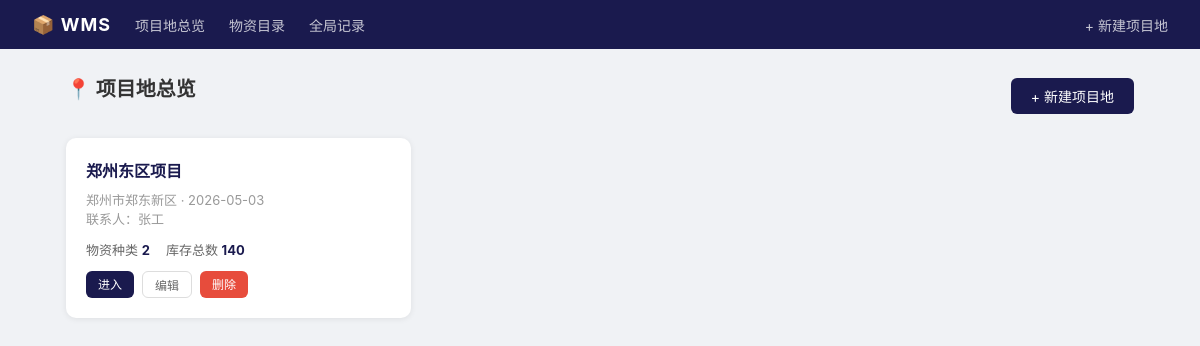
Before: / with the older database file.
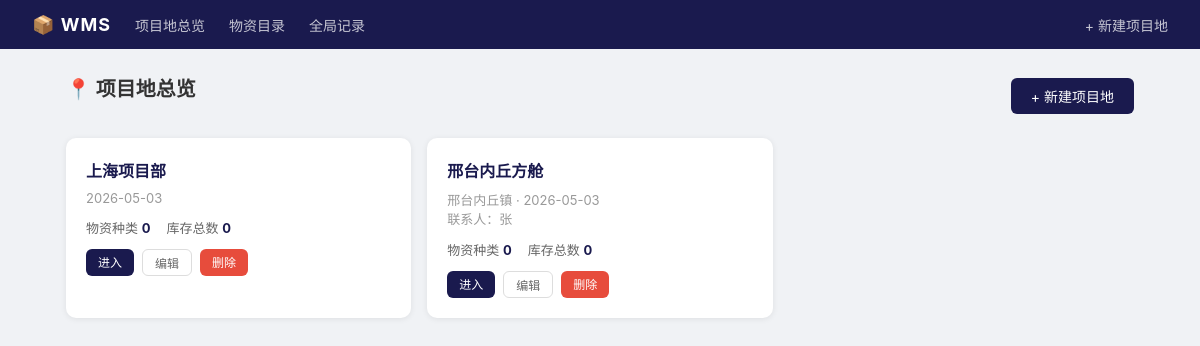
After: the same page with the newer database file.
### tables this page shows
CREATE TABLE sites (
            id INTEGER PRIMARY KEY AUTOINCREMENT,
            name TEXT UNIQUE NOT NULL,
            location TEXT DEFAULT '',
            contact TEXT DEFAULT '',
            created TEXT NOT NULL
        );

### app.py (the view)
@app.route("/")
def index():
    conn = get_db()
    sites = conn.execute("""
        SELECT s.*,
               COALESCE(SUM(i.quantity),0) AS total_items,
               COUNT(DISTINCT i.material_id) AS total_types,
               (SELECT COUNT(*) FROM workers WHERE site_id = s.id) AS total_workers
        FROM sites s
        LEFT JOIN inventory i ON i.site_id = s.id
        GROUP BY s.id
        ORDER BY s.id
    """).fetchall()
    conn.close()
    return render_template("index.html", sites=sites)

### app.py (called while the page is built)
def get_db():
    conn = sqlite3.connect(DB_PATH)
    conn.row_factory = sqlite3.Row
    conn.execute("PRAGMA foreign_keys = ON")
    return conn

### templates/index.html (shortened to what this page needs)
{% extends "base.html" %}
{% block content %}
<div style="display:flex;justify-content:space-between;align-items:center;margin-bottom:20px">
    <div class="page-title">📍 项目地总览</div>
    <a href="{{ url_for('site_add') }}" class="btn btn-primary">+ 新建项目地</a>
</div>
{% if sites %}
<div class="grid-3">
    {% for s in sites %}
    <div class="site-card">
        <h3>
            <a href="{{ url_for('site_detail', id=s.id) }}" style="color:#1a1a4e;text-decoration:none">
                {{ s.name }}
            </a>
        </h3>
        <div class="meta">
            {% if s.location %}{{ s.location }} · {% endif %}
            {{ s.created }}
        </div>
        {% if s.contact %}<div class="meta">联系人：{{ s.contact }}</div>{% endif %}
        <div class="stats">
            <span>物资种类 <strong>{{ s.total_types }}</strong></span>
            <span>库存总数 <strong>{{ s.total_items }}</strong></span>
        </div>
        <div class="actions">
            <a href="{{ url_for('site_detail', id=s.id) }}" class="btn btn-primary btn-sm">进入</a>
            <a href="{{ url_for('site_edit', id=s.id) }}" class="btn btn-outline btn-sm">编辑</a>
            <a href="{{ url_for('site_delete', id=s.id) }}" class="btn btn-red btn-sm"
               onclick="return confirm('确认删除项目地「{{ s.name }}」？所有库存数据将一并删除。')">删除</a>
        </div>
    </div>
    {% endfor %}
</div>
{% endif %}
{% endblock %}

Changed rows visible on the page:
changed sites: name "郑州东区项目" → "上海项目部"; total_types "2" → "0"; total_items "140" → "0"; location "郑州市郑东新区" → (not shown); contact "张工" → (not shown)
added sites: name "邢台内丘方舱", location "邢台内丘镇", created "2026-05-03", contact "张", total_types "0", total_items "0"
